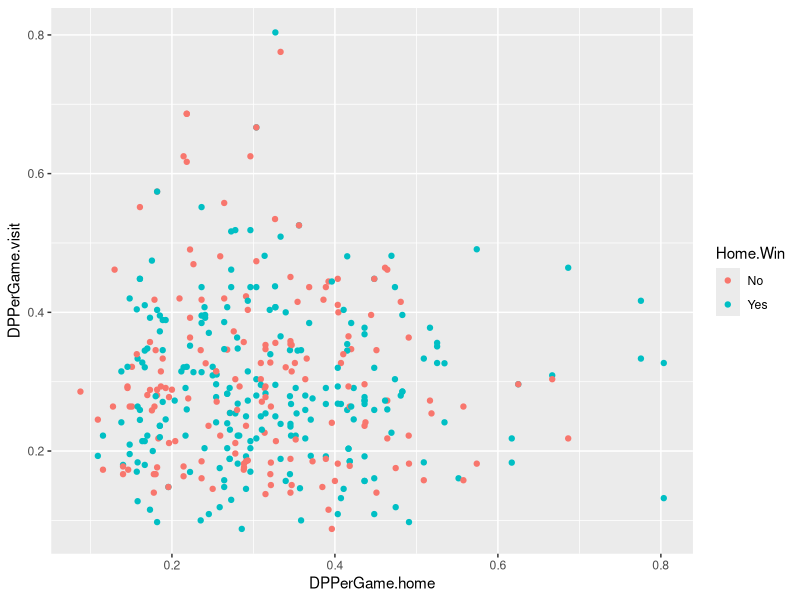
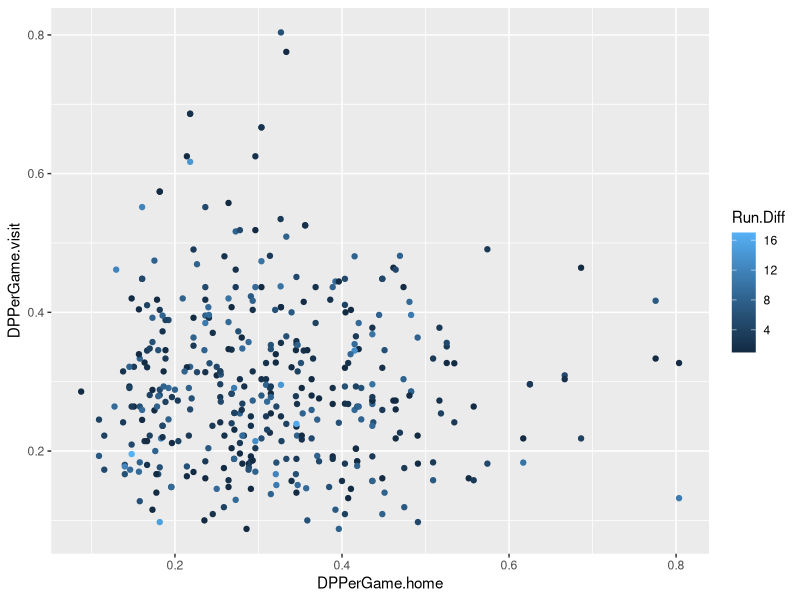
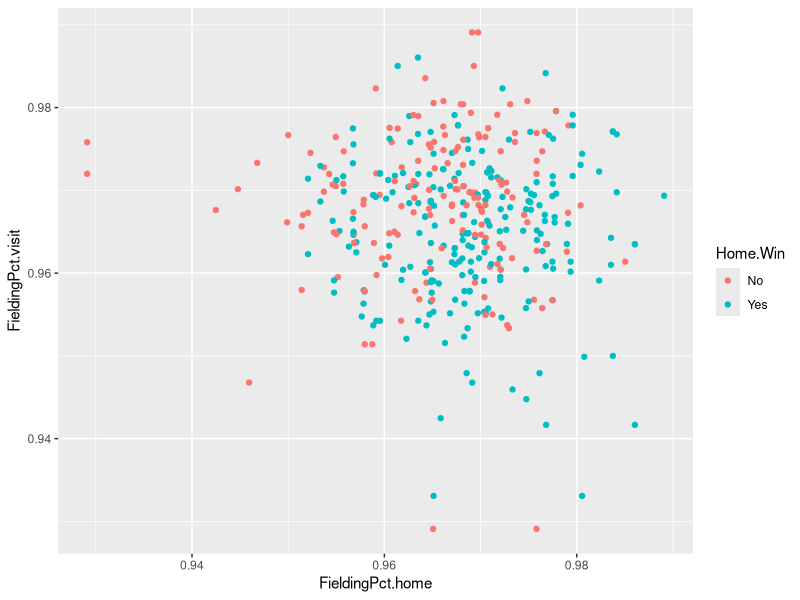
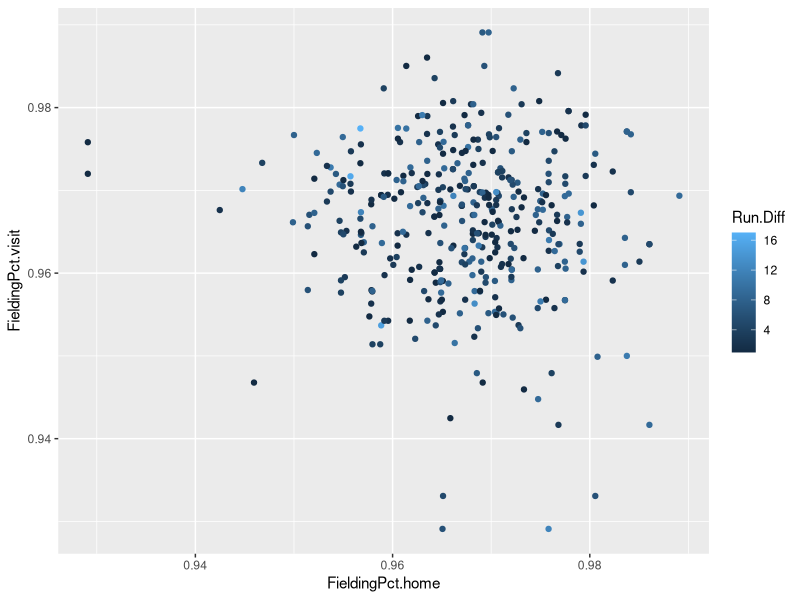
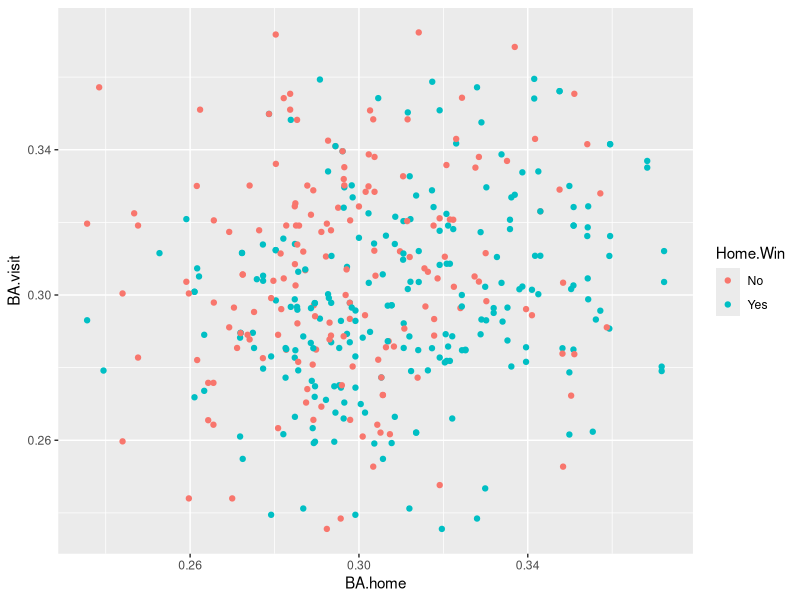

The R script that drew these images, in order:
#Read in the data
Softball2015 <- read.csv("Softball2015.csv")
View(Softball2015)
Softball2016 <- read.csv("Softball2016.csv")
View(Softball2016)
Softball2017 <- read.csv("Softball2017.csv")
View(Softball2017)
Softball2018 <- read.csv("Softball2018.csv")
View(Softball2018)

#this is the google spreadsheet
Regionals <- read.csv("Data/NCAA Tournament Games 2015-2018 - Sheet1.csv")
View(Regionals)

library(tidyverse)
library(ggplot2)

#filters each data set into teams that went to Regionals
NCAA2015 <- filter(Softball2015, NCAA %in% c("At-large","Auto"))
NCAA2016 <- filter(Softball2016, NCAA %in% c("At-large","Auto"))
NCAA2017 <- filter(Softball2017, NCAA %in% c("At-large","Auto"))
NCAA2018 <- filter(Softball2018, NCAA %in% c("At-large","Auto"))

#adds year variable
NCAA2015 <- mutate(NCAA2015, Year=2015)
NCAA2016 <- mutate(NCAA2016, Year=2016)
NCAA2017 <- mutate(NCAA2017, Year=2017)
NCAA2018 <- mutate(NCAA2018, Year=2018)

#cannot row bind unless number of columns are equal; this removes extra columns in 2018 data set
NCAA2018 <- subset(NCAA2018, select=-c(PitcherK, PitcherBB))

#row binds the four datasets
RegionalStats <- data.frame(rbind(NCAA2015,NCAA2016,NCAA2017,NCAA2018))

#reorders columns so year is first
RegionalStats <- RegionalStats[, c(32,1:31)]

#Adds stats: fielding percentage, singles, total bases, double plays per game, slugging percentage, success rate of stolen bases
#second line adds batting average
RegionalStats <- mutate(RegionalStats, FieldingPct = (PO+A)/(PO+A+E), Singles = H - Doubles - Triples - HR, TB = Singles + 2*Doubles + 3*Triples + 4*HR, DPPerGame = DP/G, SlgPct = TB/AB, SuccessRate = SB/(SB+CS))
RegionalStats <- mutate(RegionalStats, BA=H/AB)

#Joins Regionals and stats into one data frame by game
RegionalGames <- Regionals %>% left_join(RegionalStats, by = c("Home.Team" = "Name", "Year"),  suffix = c(".x", ".home")) %>% left_join(RegionalStats, by = c("Visiting.Team" = "Name", "Year"), suffix = c(".home",".visit"))

#Adds column indicating home team win
RegionalGames <- mutate(RegionalGames, Home.Win = ifelse(Home.Score>Visiting.Score, "Yes", "No"))

#Adds column indicating run differental (absolute value of Home-Visiting runs)
RegionalGames <- mutate(RegionalGames, Run.Diff = abs(Home.Score-Visiting.Score))

#Creates new data frame that standardizes important variables
RegionalGames_Std <- mutate(RegionalGames, Run.Diff = abs(Home.Score-Visiting.Score),
                        Singles.home = Singles.home/G.home, Singles.visit=Singles.visit/G.visit,
                        TB.home=TB.home/G.home, TB.visit=TB.visit/G.visit, 
                        Doubles.home=Doubles.home/G.home, Doubles.visit=Doubles.visit/G.visit,
                        Triples.home=Triples.home/G.home, Triples.visit=Triples.visit/G.visit,
                        HR.home=HR.home/G.home, HR.visit=HR.visit/G.visit,
                        SB.home=SB.home/G.home, SB.visit=SB.visit/G.visit,
                        CS.home=CS.home/G.home, CS.visit=CS.visit/G.visit,
                        RunsScored.home=RunsScored.home/G.home, RunsScored.visit=RunsScored.visit/G.visit,
                        PO.home=PO.home/G.home, PO.visit=PO.visit/G.visit,
                        A.home=A.home/G.home, A.visit=A.visit/G.visit,
                        E.home=E.home/G.home, E.visit=E.visit/G.visit,
                        RunsAllowed.home=RunsAllowed.home/G.home, RunsAllowed.visit=RunsAllowed.visit/G.visit)

#Plots double plays per game home vs away
DoublePlays <- ggplot(data=RegionalGames_Std)+geom_point(mapping=aes(x=DPPerGame.home, y=DPPerGame.visit, color=Home.Win))
print(DoublePlays)
DoublePlaysRuns <- ggplot(data=RegionalGames_Std)+geom_point(mapping=aes(x=DPPerGame.home, y=DPPerGame.visit, color=Run.Diff))
print(DoublePlaysRuns)

#Plots fielding percentage home vs away
FieldingPct <- ggplot(data=RegionalGames_Std)+geom_point(mapping=aes(x=FieldingPct.home, y=FieldingPct.visit, color=Home.Win))
print(FieldingPct)
FieldingPctRuns <- ggplot(data=RegionalGames_Std)+geom_point(mapping=aes(x=FieldingPct.home, y=FieldingPct.visit, color=Run.Diff))
print(FieldingPctRuns)

#Plots batting average home vs away
BattingAvg <- ggplot(data=RegionalGames_Std)+geom_point(mapping=aes(x=BA.home, y=BA.visit, color=Home.Win))
print(BattingAvg)

#Next I want to change the run differential to include negatives rather than abs value to make the gradient easier to read
#also want to plot more offensive stats





